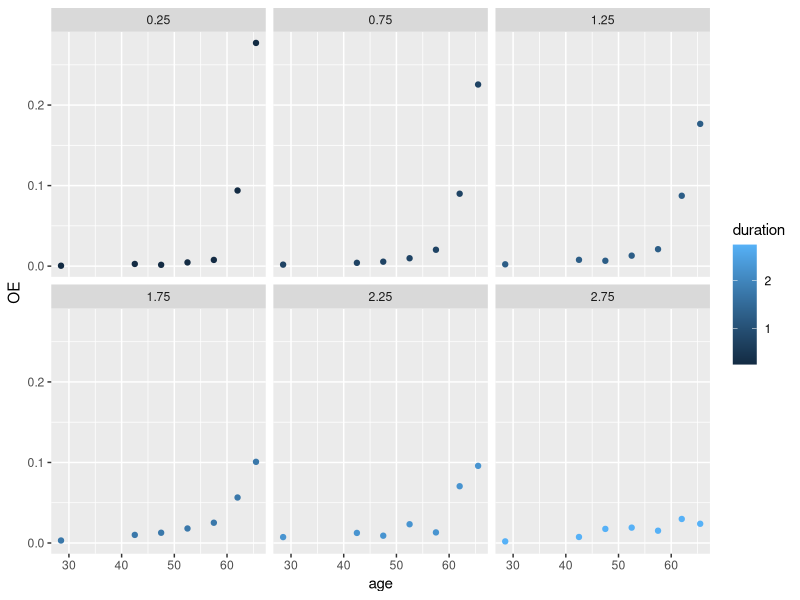
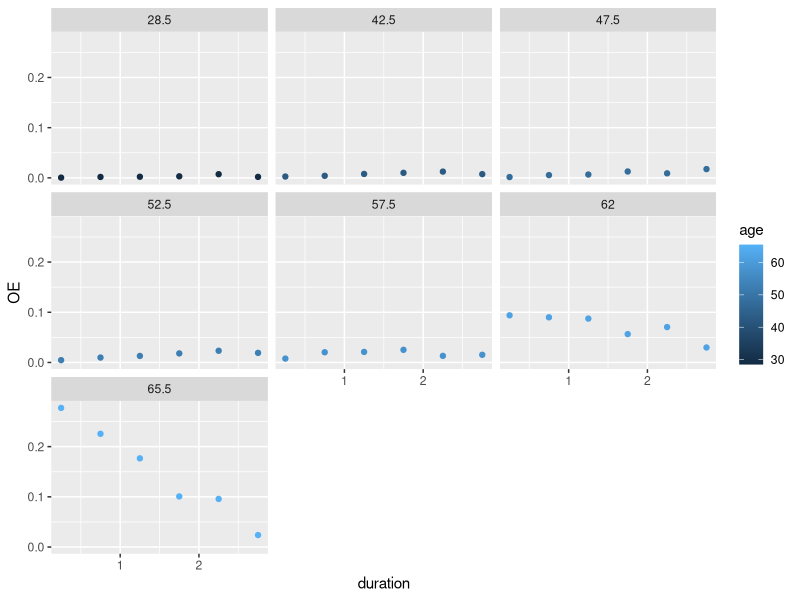
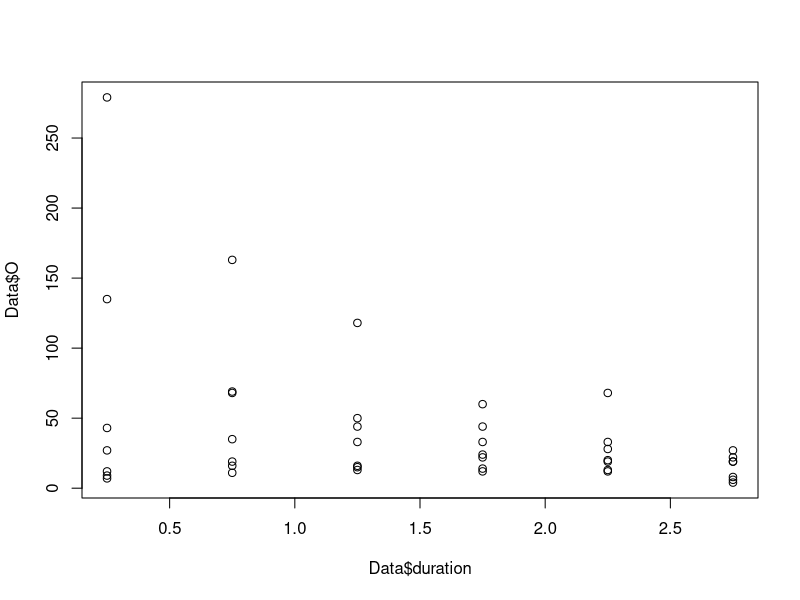
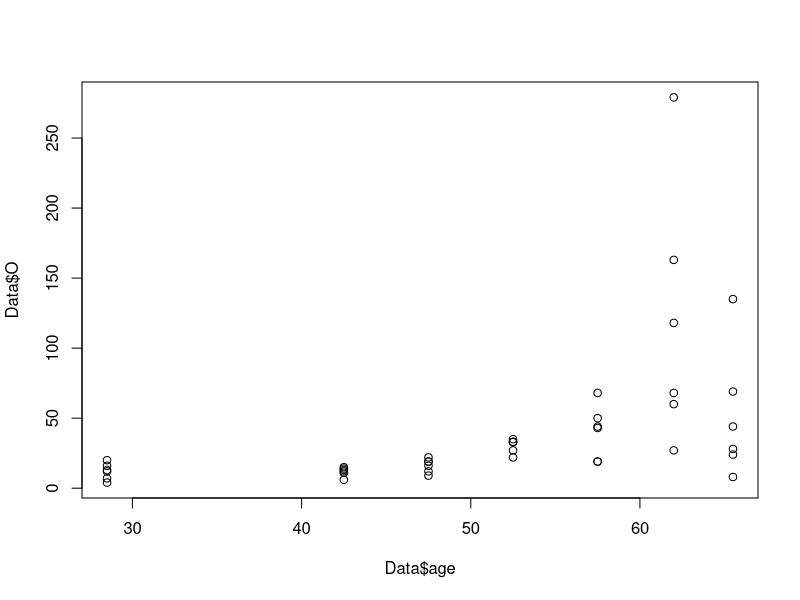
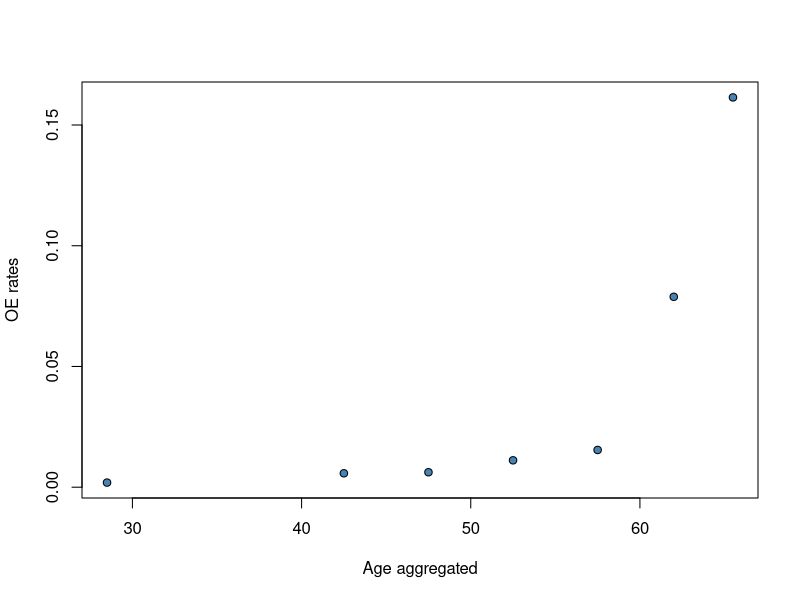
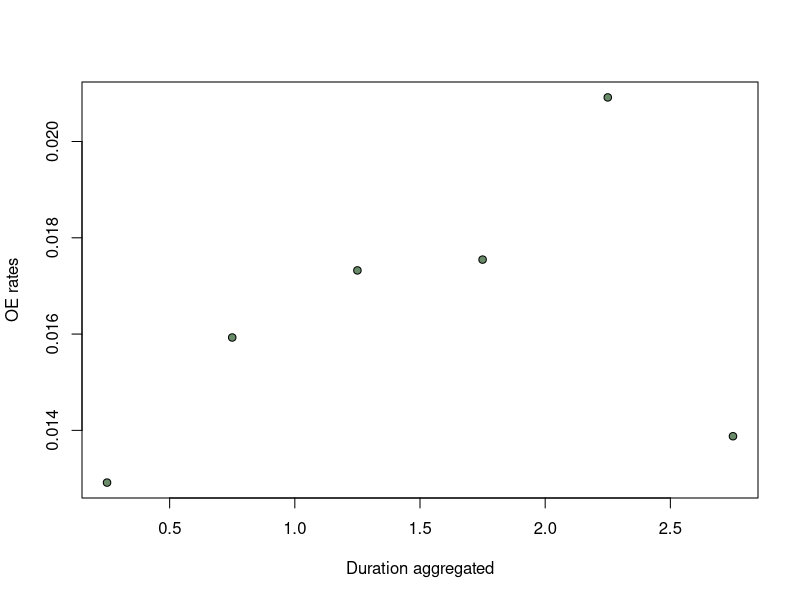
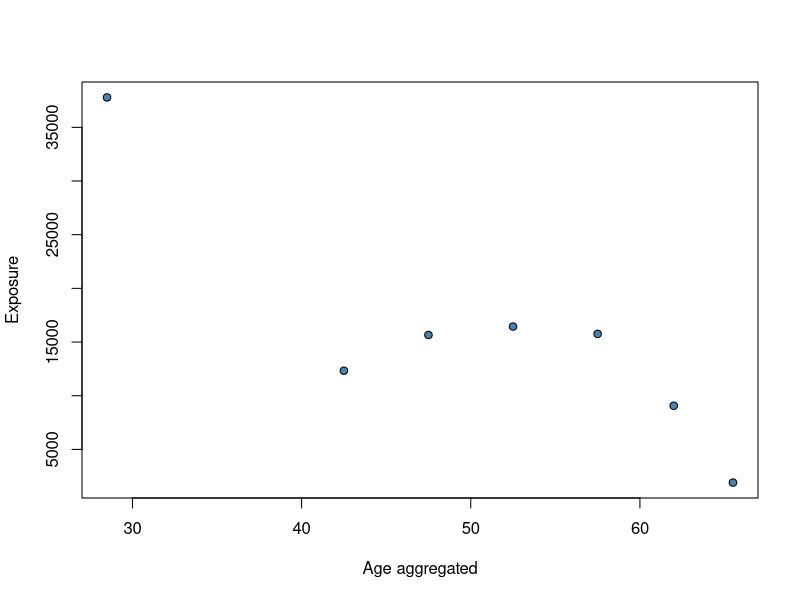
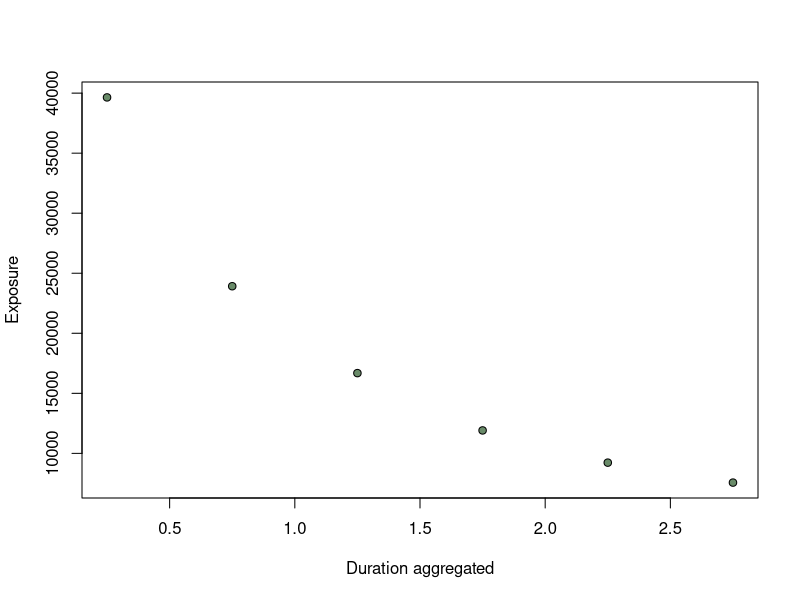

Recreate these plots in R, in order. (Note: this script raises an error after producing the figures.)
######################################################
####               PAKKER OG DATA                 ####
######################################################
library(tidyverse)
library(ggplot2)
library(dplyr)
library(stats)
library(splines)
library(hexbin)

# Indlæs data:
Data <- read_csv("Data/JA/JAFP.csv")

# Opret variabel OE-rater
Data$OE <- Data$O / Data$E

# Vis data og opsummering
View(Data)
summary(Data)


######################################################
####          CENTRERING AF COVARIATER            ####
######################################################

#Centrerer age
unique_ages <- unique(Data$age)
midpoints <- (unique_ages[-1] + unique_ages[-length(unique_ages)]) / 2
custom_last_point <- (67 - 64) / 2 + 64  # Brug 65,5 som værdi i højre endepunkt da det sidste datapunkt er 60 år
midpoints <- c(midpoints, custom_last_point)
Data$age <- midpoints[match(Data$age, unique_ages)]

#centrerer duration
midpointsduration<-c((unique(Data$duration)[-1]+unique(Data$duration)[-length(unique(Data$duration))])/2,unique(Data$duration)[length(unique(Data$duration))])
Data$duration<-midpointsduration[match(Data$duration, unique(Data$duration))]

#fjerner sidste datapunkt for duration
Data<-Data[Data$duration!=unique(Data$duration)[length(unique(Data$duration))],]

View(Data)

######################################################
####            VISUALISERING AF DATA             ####
######################################################
ggplot(Data, aes(x = age, y=OE)) +
  geom_point(aes(color = duration))+
  facet_wrap(~ duration)

ggplot(Data, aes(x = duration, y=OE)) +
  geom_point(aes(color = age))+
  facet_wrap(~ age)

plot(y=Data$O, x=Data$duration)
plot(y=Data$O, x=Data$age)



######################################################
####      AGGREGERING OG IKKE-LINEARE TRENDS      ####
######################################################

# Aggregering af data efter 'age'
AgeAgg <- Data %>%
  group_by(age) %>%
  summarise(expoAgg = sum(E), occAgg=sum(O)) %>%
  mutate(OE = occAgg/expoAgg)


# Aggregering af data efter 'duration'
DurAgg <- Data %>%
  group_by(duration) %>%
  summarise(expoAgg = sum(E), occAgg=sum(O)) %>%
  mutate(OE = occAgg/expoAgg)


# Plots af trends
plot(AgeAgg$age, AgeAgg$OE,xlab="Age aggregated", ylab="OE rates", pch=21, bg="steelblue")
plot(DurAgg$duration, DurAgg$OE,xlab="Duration aggregated", ylab="OE rates", pch=21, bg="darkseagreen4")

plot(AgeAgg$age, AgeAgg$expoAgg,xlab="Age aggregated", ylab="Exposure", pch=21, bg="steelblue")
plot(DurAgg$duration, DurAgg$expoAgg,xlab="Duration aggregated", ylab="Exposure", pch=21, bg="darkseagreen4")

plot(AgeAgg$age, AgeAgg$occAgg,xlab="Age aggregated", ylab="Occurance")
plot(DurAgg$duration, DurAgg$occAgg,xlab="Duration aggregated", ylab="Occurance")



######################################################
####                  Residualplots               ####
######################################################

#Centrer middelværdien: 
residplotage<-function(model){qplot(Data$age, .stdresid,data = model)+
    geom_smooth(method = "loess", size = 1, formula = y ~ x) +
    xlab("age") +
    ylab("fitted values")}

residplotduration<-function(model){qplot(Data$duration, .stdresid,data = model)+
    geom_smooth(method = "loess", size = 1, formula = y ~ x) +
    xlab("duration") +
    ylab("fitted values")}



######################################################
####          Fjerner første værdi af age         ####
######################################################

#Fjerner første datapunkt for age
Data <- Data[Data$age != unique(Data$age)[1], ]

View(Data)



######################################################
####                  GLM MODELLER                ####
######################################################

# Lineær model med age og duration
glm_linear_1 <- glm(O ~ age + duration, offset = log(E), family = poisson, data = Data)
summary(glm_linear_1)
AIC(glm_linear_1)


######################################################
####                 POLYNOMIUM                   ####
######################################################

# Polynomial modeller for duration
glm_poly_1_dur <- glm(O ~ age + poly(duration, 1), offset = log(E), family = poisson, data = Data)
glm_poly_2_dur <- glm(O ~ age + poly(duration, 2), offset = log(E), family = poisson, data = Data)
glm_poly_3_dur <- glm(O ~ age + poly(duration, 3), offset = log(E), family = poisson, data = Data)
glm_poly_4_dur <- glm(O ~ age + poly(duration, 4), offset = log(E), family = poisson, data = Data)


# Sammenlign AIC for polynomial modeller for duration
AIC(glm_poly_1_dur, glm_poly_2_dur, glm_poly_3_dur,glm_poly_4_dur)
#Anden grads bedst

residplotduration(glm_poly_2_dur)


# Polynomial modeller for age
glm_poly_1_age <- glm(O ~ poly(age, 1) + duration, offset = log(E), family = poisson, data = Data)
glm_poly_2_age <- glm(O ~ poly(age, 2) + duration, offset = log(E), family = poisson, data = Data)
glm_poly_4_age <- glm(O ~ poly(age, 4) + duration, offset = log(E), family = poisson, data = Data)

# Sammenlign AIC for polynomial modeller for age
AIC(glm_poly_1_age, glm_poly_2_age, glm_poly_4_age)


# Polynomial model med kombination af age og duration
glm_poly_4_2 <- glm(O ~ poly(age, 4) + poly(duration, 2), offset = log(E), family = poisson, data = Data)
glm_poly_2_2 <- glm(O ~ poly(age, 2) + poly(duration, 2), offset = log(E), family = poisson, data = Data)

# Sammenlign AIC for modeller med age og duration polynomier
AIC(glm_poly_2_2, glm_poly_4_2)



######################################################
####         Prædictions- og residualplot         ####
######################################################

#Insæt den valgte model: 
model <- glm_2indikator_poly

# Beregn forudsagte O-værdier
Data$predicted_O <- predict(model, type = "response")

# Aggreger forudsagte værdier efter age
AgeAgg <- Data %>%
  group_by(age) %>%
  summarise(expoAgg = sum(E), occAgg = sum(O), predictedAgg = sum(predicted_O)) %>%
  mutate(predicted_OE = predictedAgg / expoAgg, OE = occAgg / expoAgg)

# Plot OE-rater over alder
plot(AgeAgg$age, AgeAgg$OE, bg = "blue", pch = 21, xlab = "Age", ylab = "OE Rate", 
     main = "OE-rates over Age")
lines(AgeAgg$age, AgeAgg$predicted_OE, col = "lightblue3", lwd = 2)

# Aggreger forudsagte værdier efter duration
DurAgg <- Data %>%
  group_by(duration) %>%
  summarise(expoAgg = sum(E), occAgg = sum(O), predictedAgg = sum(predicted_O)) %>%
  mutate(predicted_OE = predictedAgg / expoAgg, OE = occAgg / expoAgg)

# Plot OE-rater over duration
plot(DurAgg$duration, DurAgg$OE, bg = "blue", pch = 21, xlab = "Duration", ylab = "OE Rate", 
     main = "OE-rates over Duration")
lines(DurAgg$duration, DurAgg$predicted_OE, col = "lightblue3", lwd = 2)


# Residualplot for lineær model
residplotage(model)
residplotduration(model)


######################################################
####                  1 INDIKATOR                 ####
######################################################
glm_1indikator_add <- glm(O ~ age + poly(duration, 1) + I(duration >= 2), offset = log(E), 
                          family = poisson, data = Data)

glm_1indikator_poly <- glm(O ~ poly(age,2) + poly(duration, 2) + I(duration >= 2), offset = log(E), 
                          family = poisson, data = Data)

glm_1indikator_poly4 <- glm(O ~ poly(age,4) + poly(duration, 2) + I(duration >= 2) , offset = log(E), 
                           family = poisson, data = Data)

glm_2indikator_add <- glm(O ~ age + poly(duration, 1) + I(duration >= 2) + I(age >= 60), offset = log(E), 
                          family = poisson, data = Data)

glm_2indikator_poly <- glm(O ~ poly(age,2) + poly(duration, 2) + I(duration >= 2)*I(age >= 60), offset = log(E), 
                           family = poisson, data = Data)

glm_2indikator_poly4 <- glm(O ~ poly(age,4) + poly(duration, 2) + I(duration >= 2) + I(age >= 60), offset = log(E), 
                            family = poisson, data = Data)

glm_ind_add <- glm(O ~ age + poly(duration, 1) + I(age >= 60), offset = log(E), 
                          family = poisson, data = Data)

glm_ind_poly <- glm(O ~ poly(age,2) + poly(duration, 2) + I(age >= 60), offset = log(E), 
                           family = poisson, data = Data)

glm_ind_poly4 <- glm(O ~ poly(age,4) + poly(duration, 2) + I(age >= 60), offset = log(E), 
                            family = poisson, data = Data)

glm_ind_poly3 <- glm(O ~ poly(age,3) + poly(duration, 2) + I(age >= 60), offset = log(E), 
                     family = poisson, data = Data)


AIC(glm_poly_2_2, glm_poly_4_2,glm_1indikator_add,glm_linear_1,glm_1indikator_poly,glm_1indikator_poly4,glm_2indikator_add,glm_2indikator_poly,glm_2indikator_poly4)

AIC(glm_ind_add,glm_ind_poly,glm_ind_poly4,glm_ind_poly3)

AIC(glm_2indikator_poly,glm_ind_poly)


summary(glm_2indikator_poly)
summary(glm_ind_poly)
summary(glm_ind_poly4)
summary(glm_2indikator_poly)


######################################################
####                  HEATMAPS                    ####
######################################################

# Beregn observerede rater
Data$observed_rate <- Data$O / Data$E

# Heatmap for observerede OE-rater
heatmap_observed <- ggplot(Data, aes(y = duration, x = age, fill = observed_rate)) +
  geom_tile(color = "white") +
  scale_fill_gradient(low = "blue", high = "red") +
  labs(title = "Heatmap af Observerede OE-Rater", y = "Duration", x = "Age", fill = "Observed OE-Rate") +
  theme_minimal()

heatmap_observed


# Beregn observerede rater


Data$predicted_rate <- Data$predicted_O / Data$E

# Heatmap for observerede OE-rater
heatmap_predicted <- ggplot(Data, aes(y = duration, x = age, fill = predicted_rate)) +
  geom_tile(color = "white") +
  scale_fill_gradient(low = "blue", high = "red") +
  labs(title = "Heatmap af Predicted OE-Rater", y = "Duration", x = "Age", fill = "Observed OE-Rate") +
  theme_minimal()

heatmap_predicted 


######################################################
####                ENDELIG MODEL                 ####
######################################################

JAFP_final <- glm(O ~ poly(age,2) + poly(duration, 2) + I(duration >= 2)*I(age >= 60), offset = log(E), 
                  family = poisson, data = Data)


summary(JAFP_final)

